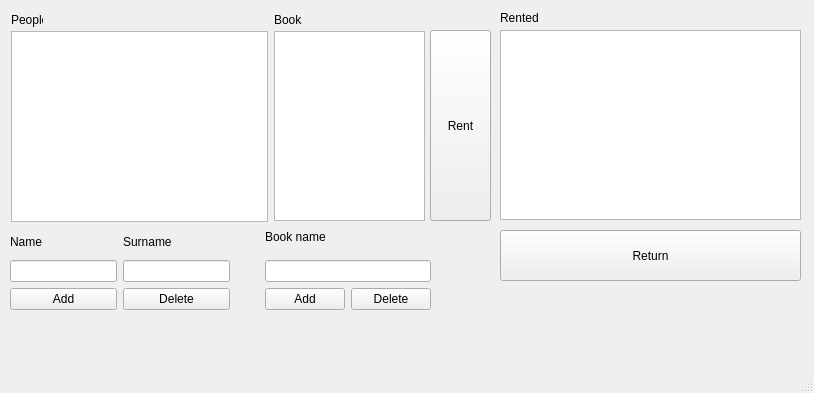
<?xml version="1.0" encoding="UTF-8"?>
<ui version="4.0">
 <class>MainWindow</class>
 <widget class="QMainWindow" name="MainWindow">
  <property name="geometry">
   <rect>
    <x>0</x>
    <y>0</y>
    <width>814</width>
    <height>393</height>
   </rect>
  </property>
  <property name="windowTitle">
   <string>MainWindow</string>
  </property>
  <property name="styleSheet">
   <string notr="true"/>
  </property>
  <widget class="QWidget" name="centralwidget">
   <widget class="QLabel" name="label">
    <property name="geometry">
     <rect>
      <x>11</x>
      <y>12</y>
      <width>32</width>
      <height>16</height>
     </rect>
    </property>
    <property name="text">
     <string>People</string>
    </property>
   </widget>
   <widget class="QLabel" name="label_2">
    <property name="geometry">
     <rect>
      <x>274</x>
      <y>12</y>
      <width>28</width>
      <height>16</height>
     </rect>
    </property>
    <property name="text">
     <string>Books</string>
    </property>
   </widget>
   <widget class="QTableView" name="People">
    <property name="geometry">
     <rect>
      <x>11</x>
      <y>31</y>
      <width>257</width>
      <height>191</height>
     </rect>
    </property>
   </widget>
   <widget class="QTableView" name="Books">
    <property name="geometry">
     <rect>
      <x>274</x>
      <y>31</y>
      <width>151</width>
      <height>190</height>
     </rect>
    </property>
    <property name="styleSheet">
     <string notr="true"/>
    </property>
   </widget>
   <widget class="QTableView" name="Rented">
    <property name="geometry">
     <rect>
      <x>500</x>
      <y>30</y>
      <width>301</width>
      <height>190</height>
     </rect>
    </property>
    <property name="styleSheet">
     <string notr="true"/>
    </property>
   </widget>
   <widget class="QPushButton" name="pushButton_5">
    <property name="geometry">
     <rect>
      <x>500</x>
      <y>230</y>
      <width>301</width>
      <height>51</height>
     </rect>
    </property>
    <property name="text">
     <string>Return</string>
    </property>
   </widget>
   <widget class="QPushButton" name="pushButton">
    <property name="geometry">
     <rect>
      <x>430</x>
      <y>30</y>
      <width>61</width>
      <height>191</height>
     </rect>
    </property>
    <property name="text">
     <string>Rent</string>
    </property>
   </widget>
   <widget class="QWidget" name="layoutWidget">
    <property name="geometry">
     <rect>
      <x>10</x>
      <y>230</y>
      <width>421</width>
      <height>80</height>
     </rect>
    </property>
    <layout class="QHBoxLayout" name="horizontalLayout_5">
     <item>
      <layout class="QVBoxLayout" name="verticalLayout_2">
       <item>
        <layout class="QHBoxLayout" name="horizontalLayout_4">
         <item>
          <widget class="QLabel" name="label_3">
           <property name="text">
            <string>Name</string>
           </property>
          </widget>
         </item>
         <item>
          <widget class="QLabel" name="label_4">
           <property name="text">
            <string>Surname</string>
           </property>
          </widget>
         </item>
        </layout>
       </item>
       <item>
        <layout class="QHBoxLayout" name="horizontalLayout">
         <item>
          <widget class="QLineEdit" name="PeopleName"/>
         </item>
         <item>
          <widget class="QLineEdit" name="PeopleSurname"/>
         </item>
        </layout>
       </item>
       <item>
        <layout class="QHBoxLayout" name="horizontalLayout_3">
         <item>
          <widget class="QPushButton" name="PeopleAdd">
           <property name="text">
            <string>Add</string>
           </property>
          </widget>
         </item>
         <item>
          <widget class="QPushButton" name="PeopleDelete">
           <property name="text">
            <string>Delete</string>
           </property>
          </widget>
         </item>
        </layout>
       </item>
      </layout>
     </item>
     <item>
      <spacer name="horizontalSpacer">
       <property name="orientation">
        <enum>Qt::Horizontal</enum>
       </property>
       <property name="sizeHint" stdset="0">
        <size>
         <width>30</width>
         <height>20</height>
        </size>
       </property>
      </spacer>
     </item>
     <item>
      <layout class="QVBoxLayout" name="verticalLayout">
       <item>
        <widget class="QLabel" name="label_5">
         <property name="text">
          <string>Book name</string>
         </property>
        </widget>
       </item>
       <item>
        <spacer name="verticalSpacer">
         <property name="orientation">
          <enum>Qt::Vertical</enum>
         </property>
         <property name="sizeHint" stdset="0">
          <size>
           <width>20</width>
           <height>40</height>
          </size>
         </property>
        </spacer>
       </item>
       <item>
        <widget class="QLineEdit" name="BooksName"/>
       </item>
       <item>
        <layout class="QHBoxLayout" name="horizontalLayout_2">
         <item>
          <widget class="QPushButton" name="BooksAdd">
           <property name="text">
            <string>Add</string>
           </property>
          </widget>
         </item>
         <item>
          <widget class="QPushButton" name="BooksDelete">
           <property name="text">
            <string>Delete</string>
           </property>
          </widget>
         </item>
        </layout>
       </item>
      </layout>
     </item>
    </layout>
   </widget>
   <widget class="QLabel" name="label_6">
    <property name="geometry">
     <rect>
      <x>500</x>
      <y>10</y>
      <width>41</width>
      <height>16</height>
     </rect>
    </property>
    <property name="text">
     <string>Rented</string>
    </property>
   </widget>
  </widget>
  <widget class="QStatusBar" name="statusbar"/>
 </widget>
 <resources/>
 <connections/>
</ui>
